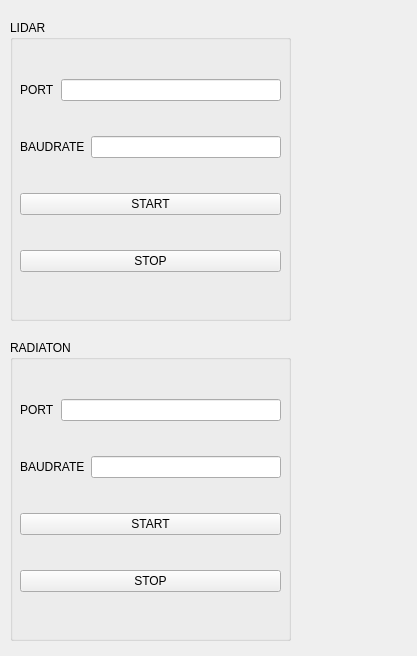
<?xml version="1.0" encoding="UTF-8"?>
<ui version="4.0">
 <class>LidarSlamSensorWidget</class>
 <widget class="QWidget" name="LidarSlamSensorWidget">
  <property name="geometry">
   <rect>
    <x>0</x>
    <y>0</y>
    <width>417</width>
    <height>656</height>
   </rect>
  </property>
  <property name="windowTitle">
   <string>Form</string>
  </property>
  <widget class="QGroupBox" name="groupBox">
   <property name="geometry">
    <rect>
     <x>10</x>
     <y>20</y>
     <width>281</width>
     <height>301</height>
    </rect>
   </property>
   <property name="title">
    <string>LIDAR</string>
   </property>
   <widget class="QWidget" name="">
    <property name="geometry">
     <rect>
      <x>10</x>
      <y>30</y>
      <width>261</width>
      <height>251</height>
     </rect>
    </property>
    <layout class="QVBoxLayout" name="verticalLayout">
     <item>
      <layout class="QHBoxLayout" name="horizontalLayout">
       <item>
        <widget class="QLabel" name="label">
         <property name="text">
          <string>PORT</string>
         </property>
        </widget>
       </item>
       <item>
        <widget class="QLineEdit" name="le_lidar_port"/>
       </item>
      </layout>
     </item>
     <item>
      <layout class="QHBoxLayout" name="horizontalLayout_2">
       <item>
        <widget class="QLabel" name="label_2">
         <property name="text">
          <string>BAUDRATE</string>
         </property>
        </widget>
       </item>
       <item>
        <widget class="QLineEdit" name="le_lidar_baudrate"/>
       </item>
      </layout>
     </item>
     <item>
      <widget class="QPushButton" name="pb_lidar_start">
       <property name="text">
        <string>START</string>
       </property>
      </widget>
     </item>
     <item>
      <widget class="QPushButton" name="pb_lidar_stop">
       <property name="text">
        <string>STOP</string>
       </property>
      </widget>
     </item>
    </layout>
   </widget>
  </widget>
  <widget class="QGroupBox" name="groupBox_2">
   <property name="geometry">
    <rect>
     <x>10</x>
     <y>340</y>
     <width>281</width>
     <height>301</height>
    </rect>
   </property>
   <property name="title">
    <string>RADIATON</string>
   </property>
   <widget class="QWidget" name="layoutWidget">
    <property name="geometry">
     <rect>
      <x>10</x>
      <y>30</y>
      <width>261</width>
      <height>251</height>
     </rect>
    </property>
    <layout class="QVBoxLayout" name="verticalLayout_2">
     <item>
      <layout class="QHBoxLayout" name="horizontalLayout_3">
       <item>
        <widget class="QLabel" name="label_3">
         <property name="text">
          <string>PORT</string>
         </property>
        </widget>
       </item>
       <item>
        <widget class="QLineEdit" name="le_radiation_port"/>
       </item>
      </layout>
     </item>
     <item>
      <layout class="QHBoxLayout" name="horizontalLayout_4">
       <item>
        <widget class="QLabel" name="label_4">
         <property name="text">
          <string>BAUDRATE</string>
         </property>
        </widget>
       </item>
       <item>
        <widget class="QLineEdit" name="le_radiation_baudrate"/>
       </item>
      </layout>
     </item>
     <item>
      <widget class="QPushButton" name="pb_radiation_start">
       <property name="text">
        <string>START</string>
       </property>
      </widget>
     </item>
     <item>
      <widget class="QPushButton" name="pb_radiaton_stop">
       <property name="text">
        <string>STOP</string>
       </property>
      </widget>
     </item>
    </layout>
   </widget>
  </widget>
 </widget>
 <resources/>
 <connections/>
</ui>
